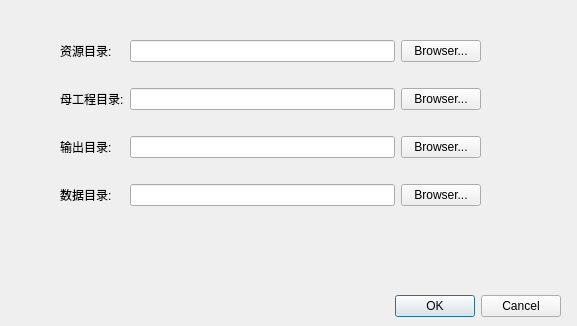
<?xml version="1.0" encoding="UTF-8"?>
<ui version="4.0">
 <class>NewProjectDialog</class>
 <widget class="QDialog" name="NewProjectDialog">
  <property name="geometry">
   <rect>
    <x>0</x>
    <y>0</y>
    <width>577</width>
    <height>326</height>
   </rect>
  </property>
  <property name="windowTitle">
   <string>Dialog</string>
  </property>
  <widget class="QDialogButtonBox" name="buttonBox">
   <property name="geometry">
    <rect>
     <x>220</x>
     <y>290</y>
     <width>341</width>
     <height>32</height>
    </rect>
   </property>
   <property name="orientation">
    <enum>Qt::Horizontal</enum>
   </property>
   <property name="standardButtons">
    <set>QDialogButtonBox::Cancel|QDialogButtonBox::Ok</set>
   </property>
  </widget>
  <widget class="QWidget" name="gridLayoutWidget">
   <property name="geometry">
    <rect>
     <x>60</x>
     <y>20</y>
     <width>421</width>
     <height>208</height>
    </rect>
   </property>
   <layout class="QGridLayout" name="normalContent">
    <property name="sizeConstraint">
     <enum>QLayout::SetDefaultConstraint</enum>
    </property>
    <property name="leftMargin">
     <number>0</number>
    </property>
    <item row="2" column="2">
     <widget class="QLineEdit" name="outputDirectoryEdit"/>
    </item>
    <item row="0" column="3">
     <widget class="QPushButton" name="rdBrowseButton">
      <property name="text">
       <string>Browser...</string>
      </property>
     </widget>
    </item>
    <item row="1" column="2">
     <widget class="QLineEdit" name="projectDirectoryEdit"/>
    </item>
    <item row="1" column="3">
     <widget class="QPushButton" name="pdBrowseButton">
      <property name="text">
       <string>Browser...</string>
      </property>
     </widget>
    </item>
    <item row="1" column="1">
     <widget class="QLabel" name="projectDirectoryLabel">
      <property name="text">
       <string>母工程目录:</string>
      </property>
     </widget>
    </item>
    <item row="2" column="1">
     <widget class="QLabel" name="outputDirectoryLabel">
      <property name="text">
       <string>输出目录:</string>
      </property>
     </widget>
    </item>
    <item row="3" column="2">
     <widget class="QLineEdit" name="dataDirectoryEdit"/>
    </item>
    <item row="0" column="2">
     <widget class="QLineEdit" name="resourceDirectoryEdit"/>
    </item>
    <item row="0" column="1">
     <widget class="QLabel" name="resourceDirectoryLabel">
      <property name="text">
       <string>资源目录:</string>
      </property>
     </widget>
    </item>
    <item row="3" column="3">
     <widget class="QPushButton" name="ddBrowseButton">
      <property name="text">
       <string>Browser...</string>
      </property>
     </widget>
    </item>
    <item row="2" column="3">
     <widget class="QPushButton" name="odBrowseButton">
      <property name="text">
       <string>Browser...</string>
      </property>
     </widget>
    </item>
    <item row="3" column="1">
     <widget class="QLabel" name="dataDirectoryLabel">
      <property name="text">
       <string>数据目录:</string>
      </property>
     </widget>
    </item>
   </layout>
  </widget>
 </widget>
 <resources/>
 <connections>
  <connection>
   <sender>buttonBox</sender>
   <signal>accepted()</signal>
   <receiver>NewProjectDialog</receiver>
   <slot>accept()</slot>
   <hints>
    <hint type="sourcelabel">
     <x>248</x>
     <y>254</y>
    </hint>
    <hint type="destinationlabel">
     <x>157</x>
     <y>274</y>
    </hint>
   </hints>
  </connection>
  <connection>
   <sender>buttonBox</sender>
   <signal>rejected()</signal>
   <receiver>NewProjectDialog</receiver>
   <slot>reject()</slot>
   <hints>
    <hint type="sourcelabel">
     <x>316</x>
     <y>260</y>
    </hint>
    <hint type="destinationlabel">
     <x>286</x>
     <y>274</y>
    </hint>
   </hints>
  </connection>
 </connections>
</ui>
